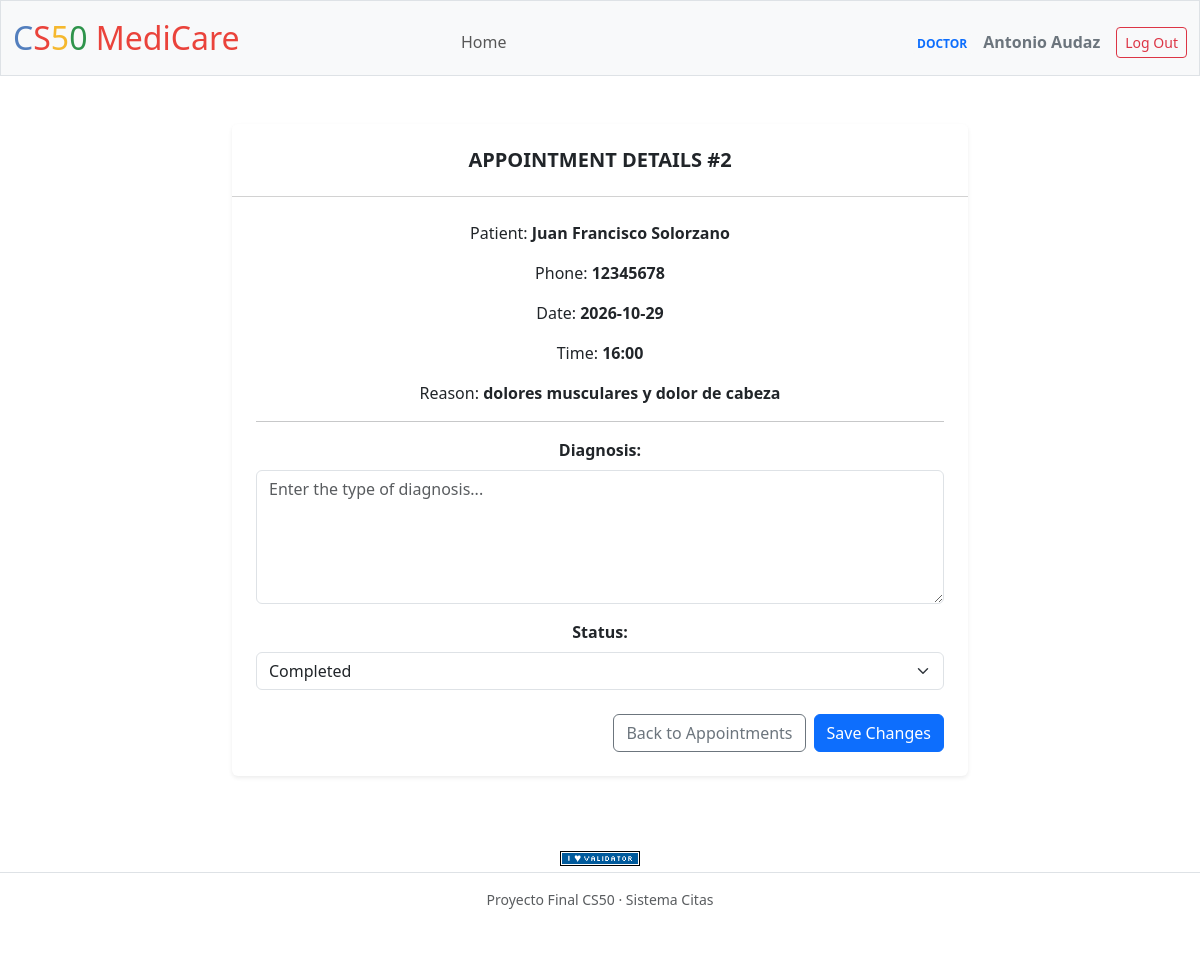
The page /appointments/2/attend (signed in) on the database its author committed.
### tables this page shows
CREATE TABLE users (
    id INTEGER PRIMARY KEY AUTOINCREMENT,
    username TEXT NOT NULL UNIQUE,
    hash TEXT NOT NULL,
    role TEXT NOT NULL CHECK(role IN ('admin', 'receptionist', 'doctor')),
    full_name TEXT NOT NULL,
    specialty TEXT, -- Solo aplica si role == 'doctor'
    created_at TIMESTAMP DEFAULT CURRENT_TIMESTAMP
);

CREATE TABLE appointments (
    id INTEGER PRIMARY KEY AUTOINCREMENT,
    patient_id INTEGER NOT NULL,
    doctor_id INTEGER NOT NULL,
    scheduled_date TEXT NOT NULL, -- Formato YYYY-MM-DD
    scheduled_time TEXT NOT NULL, -- Formato HH:MM
    reason TEXT NOT NULL,
    status TEXT NOT NULL DEFAULT 'scheduled' CHECK(status IN ('scheduled', 'completed', 'cancelled')),
    notes TEXT, -- Notas clínicas agregadas por el doctor
    FOREIGN KEY(patient_id) REFERENCES patients(id),
    FOREIGN KEY(doctor_id) REFERENCES users(id)
);

CREATE TABLE patients (
    id INTEGER PRIMARY KEY AUTOINCREMENT,
    first_name TEXT NOT NULL,
    last_name TEXT NOT NULL,
    phone TEXT NOT NULL,
    email TEXT,
    created_at TIMESTAMP DEFAULT CURRENT_TIMESTAMP
);

### app.py (the view, shortened to what this page needs)
@app.route("/appointments/<int:id>/attend", methods=["GET", "POST"])
@login_required
@role_required("doctor")
def attend_appointment(id):
    appointments = db.execute(
        """
        SELECT a.id, a.scheduled_date, a.scheduled_time, a.status,
        p.first_name || ' ' || p.last_name AS patient_name,
        p.phone, a.reason
        FROM appointments a
        JOIN patients p ON a.patient_id = p.id
        WHERE a.id = ? AND a.doctor_id = ?
        """,
        id,
        g.user["id"],
    )
    if not appointments:
        return apology("Appointment not found", 404)
    return render_template("attend_appointment.html", appointment=appointments[0])

### app.py (called while the page is built)
@app.before_request
def load_current_user():
    g.user = None
    if session.get("user_id") is not None:
        rows = db.execute(
            "SELECT id, full_name, role FROM users WHERE id = ?",
            session["user_id"],
        )
        if rows:
            g.user = rows[0]

@app.after_request
def after_request(response):
    response.headers["Cache-Control"] = "no-cache, no-store, must-revalidate"
    response.headers["Expires"] = 0
    response.headers["Pragma"] = "no-cache"
    return response

### helpers.py (called while the page is built)
def login_required(f):
    @wraps(f)
    def decorated_function(*args, **kwargs):
        if session.get("user_id") is None:
            return redirect("/login")
        return f(*args, **kwargs)
    return decorated_function

def role_required(*allowed_roles):
    def decorator(f):
        @wraps(f)
        def decorated_function(*args, **kwargs):
            if session.get("user_id") is None:
                return redirect("/login")
            if g.user is None or g.user["role"] not in allowed_roles:
                return apology("Access denied: insufficient permissions", 403)
            return f(*args, **kwargs)
        return decorated_function
    return decorator

### templates/attend_appointment.html (shortened to what this page needs)
{% extends "layout.html" %}
{% block main %}
   <div class="row justify-content-center">
        <div class="col-md-8">
            <div class="card shadow-sm border-0 mb-4">
                <div class="card-header bg-white py-4">
                    <h5 class="mb-0 fw-bold text-uppercase">Appointment details #{{ appointment.id}}</h5>
                </div>
                <div class="card-body p-4">
                    <p>Patient: <strong>{{ appointment.patient_name }}</strong></p>
                    <p>Phone: <strong>{{ appointment.phone }}</strong></p>
                    <p>Date: <strong>{{ appointment.scheduled_date }}</strong></p>
                    <p>Time: <strong>{{ appointment.scheduled_time }}</strong></p>
                    <p>Reason: <strong>{{ appointment.reason }}</strong></p>
                    <hr>
                    <form action="/appointments/{{ appointment.id }}/attend" method="post">
                        <div class="mb-3">
                            <label for="notes" class="form-label fw-bold">Diagnosis:</label>
                            <textarea class="form-control" name="notes" id="notes" rows="5" placeholder="Enter the type of diagnosis..."></textarea>
                        </div>
                        <div class="mb-4">
                            <label for="status" class="form-label fw-bold">Status:</label>
                            <select class="form-select" name="status" id="status" required>
                                <option value="completed" {% if appointment.status == 'completed' %}selected{% endif %}>Completed</option>
                            </select>
                        </div>
                        <div class="d-flex justify-content-end gap-2">
                            <a href="/" class="btn btn-outline-secondary">Back to Appointments</a>
                            <button type="submit" class="btn btn-primary">Save Changes</button>
                        </div>
                    </form>
                </div>
            </div>
        </div>
   </div>
{% endblock %}

### templates/layout.html (shortened to what this page needs)
<!DOCTYPE html>
<html lang="en">
    <head>
        <link href="https://cdn.jsdelivr.net/npm/bootstrap@5.3.8/dist/css/bootstrap.min.css" rel="stylesheet">
        <link href="/static/styles.css" rel="stylesheet">
    </head>
    <body>
        <nav class="bg-light border navbar navbar-expand-md navbar-light">
            <div class="container-fluid">
                <a class="navbar-brand" href="/"><span class="blue">C</span><span class="red">S</span><span class="yellow">5</span><span class="green">0</span> <span class="red">MediCare</span></a>
                <div class="collapse navbar-collapse" id="navbar">
                    {% if session["user_id"] %}
                        <ul class="navbar-nav mx-auto mt-2">
                            <li class="nav-item"><a class="nav-link" href="/">Home</a></li>
                        </ul>
                        <ul class="navbar-nav ms-auto mt-2 align-items-center">
                            <li class="nav-item me-3 text-white">
                               <span class="badge bg-light text-primary text-uppercase">{{ g.user['role'] }}</span>
                               <span class="fw-semibold ms-1 text-secondary">{{ g.user['full_name'] }}</span>
                            </li>
                            <li class="nav-item"><a class="btn btn-outline-danger btn-sm" href="/logout">Log Out</a></li>
                        </ul>
                    {% else %}
                        <ul class="navbar-nav ms-auto mt-2">
                            <li class="nav-item"><a class="nav-link" href="/login">Log In</a></li>
                        </ul>
                    {% endif %}
                </div>
            </div>
        </nav>
        <main class="container py-5 text-center">
            {% block main %}{% endblock %}
        </main>
        <footer class="mb-5">
            <form action="https://validator.w3.org/check" class="text-center" enctype="multipart/form-data" method="post" target="_blank">
                <input alt="Validate" src="/static/I_heart_validator.png" type="image">
            </form>
            <div class="text-center bg-white  border-top py-3 text-muted small mt-auto">
                Proyecto Final CS50 &middot; Sistema Citas
            </div>
        </footer>
    </body>
</html>

### static/styles.css (style rules this page uses)
nav .navbar-brand { font-size: xx-large; }
nav .navbar-brand .blue { color: #537fbe; }
nav .navbar-brand .red { color: #ea433b; }
nav .navbar-brand .yellow { color: #f5b82e; }
nav .navbar-brand .green { color: #2e944b; }

### rows shown on the page
users: user.role "DOCTOR", user.full_name "Antonio Audaz"
appointments: id "2", scheduled_date "2026-10-29", scheduled_time "16:00", reason "dolores musculares y dolor de cabeza"
patients: phone "12345678"

### other values the page prints
{{ appointment.patient_name }} "Juan Francisco Solorzano"
